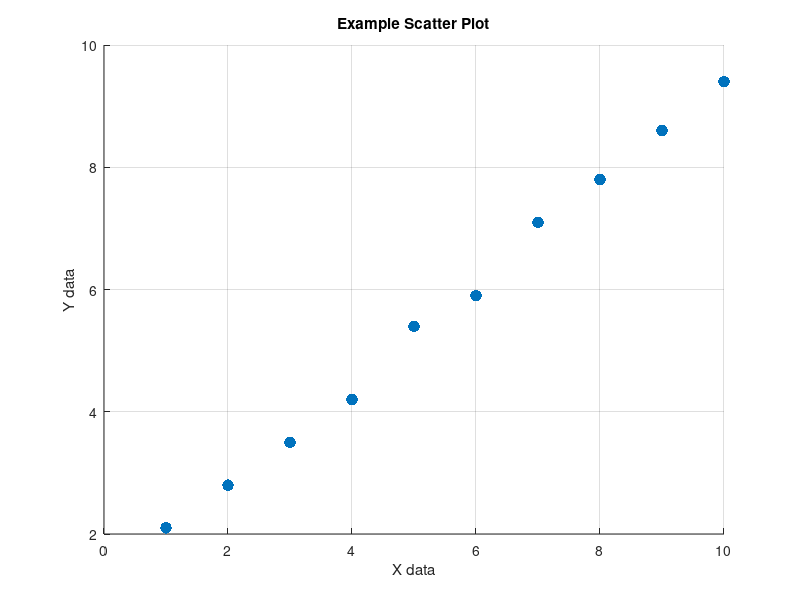
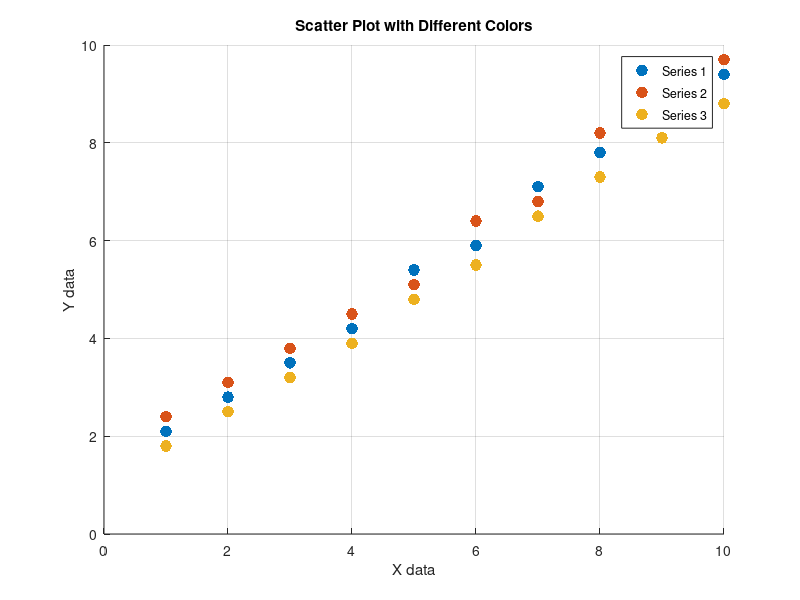
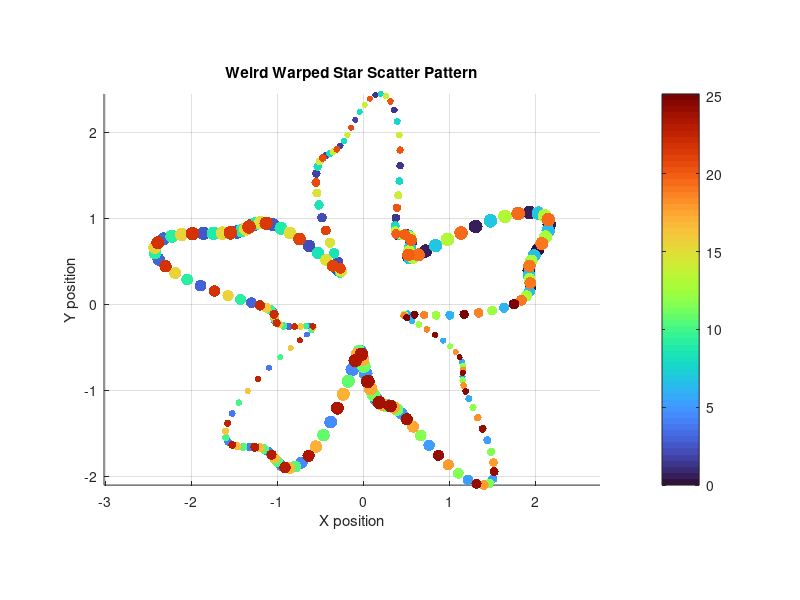

Source code (MATLAB) for these figures, in order:
%% Scatter plot example

% Example data
x = [1 2 3 4 5 6 7 8 9 10];
y = [2.1 2.8 3.5 4.2 5.4 5.9 7.1 7.8 8.6 9.4];

% Create the scatter plot
figure;
scatter(x, y, 70, 'filled');
grid on;
xlabel('X data');
ylabel('Y data');
title('Example Scatter Plot');

%% Scatter plot with a different color for each series

% Each column contains one scatter series
ySeries = [
	2.1  2.4  1.8;
	2.8  3.1  2.5;
	3.5  3.8  3.2;
	4.2  4.5  3.9;
	5.4  5.1  4.8;
	5.9  6.4  5.5;
	7.1  6.8  6.5;
	7.8  8.2  7.3;
	8.6  8.9  8.1;
	9.4  9.7  8.8
];

numberOfSeries = size(ySeries, 2);
seriesColors = lines(numberOfSeries);

figure;
hold on;
for seriesIndex = 1:numberOfSeries
	scatter(x, ySeries(:, seriesIndex), 70, seriesColors(seriesIndex, :), 'filled');
end
hold off;
grid on;
xlabel('X data');
ylabel('Y data');
title('Scatter Plot with Different Colors');
legend('Series 1', 'Series 2', 'Series 3', 'Location', 'best');

%% Weird scatter pattern

numberOfPoints = 250;
theta = linspace(0, 8 * pi, numberOfPoints);
radius = 1.5 + 0.8 * sin(5 * theta) + 0.25 * cos(13 * theta);

weirdX = radius .* cos(theta);
weirdY = radius .* sin(theta);
markerSizes = 20 + 80 * (0.5 + 0.5 * sin(3 * theta));

figure;
scatter(weirdX, weirdY, markerSizes, theta, 'filled');
axis equal;
grid on;
colormap turbo;
colorbar;
xlabel('X position');
ylabel('Y position');
title('Weird Warped Star Scatter Pattern');
